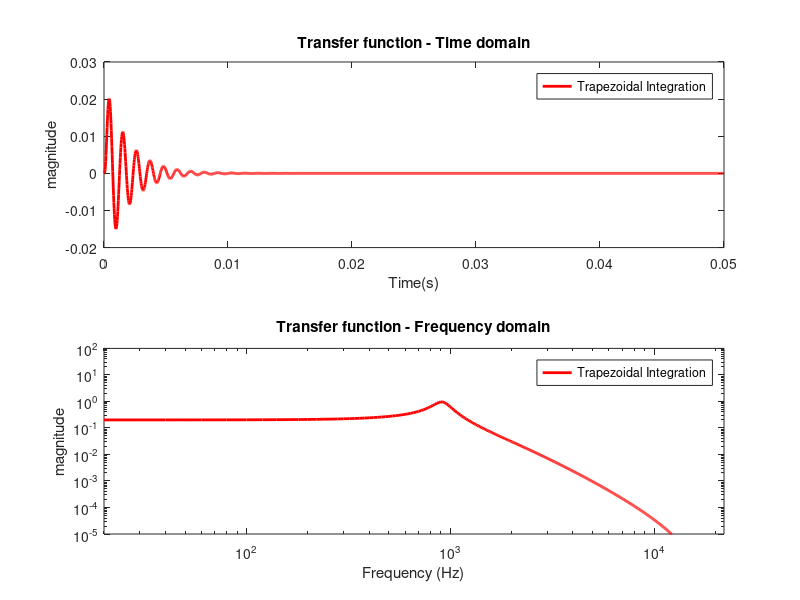

MATLAB code to generate this figure:
%%%%%%%%%%%%%%%%%%%%%%%%%%%%%%%%%%%%%%%%%%%%%%%%%%%%%%%%%%%%%%%%%%%%%%%%%%%
%%%         PBMMI:MoogVCF_nonlinear_Trapezoidal_Integration
%%%         Author:Nuolin Lai
%%%         Create Date:19/02/2021
%%%         Last modify date:20/02/2021
%%%%%%%%%%%%%%%%%%%%%%%%%%%%%%%%%%%%%%%%%%%%%%%%%%%%%%%%%%%%%%%%%%%%%%%%%%%

clear all
close all

%% parameters

SR = 44100;     % sample rate (Hz)
Tf = 0.05;       % duration (s)
f0 = 1000;       % resonant filter frequency (Hz)
r = 0.7;        % feedback coeff(choose 0\leq r \leq 1)

%% derived parameter

om0 = 2*pi*f0;         % resonant filter angular frequency(Hz)
Nf  = floor(SR*Tf);    % sample number 
k   = 1/SR;            % time step
a   = sqrt(2)*r^(1/4); % magnitude coefficient

%% Initialise

I = eye(4);                                       % identity Matrix
A = om0*[-1,0,0,-4*r;1,-1,0,0;0,1,-1,0;0,0,1,-1]; % A matrix
b = om0*[1,0,0,0]';                               % b matrix
c = [0,0,0,1]';                                   % c matrix

xt = zeros(4,1);                                  % TI state
xtn1 = zeros(4,1);                                % TI next state 
xe = zeros(4,1);                                  % exact state

yt = zeros(Nf,1);                                 % output y from TI

u  = zeros(Nf+1,1)';                              % hold output input sequence
u(2) = 1;                                         % initialise impulse response

tvec = [0:Nf-1]'*k;                               % time vector for plots
fvec = [0:Nf-1]'*SR/Nf;                           % frequency vector for plots

%initialse f
f = [om0*(-tanh(xt(1))+tanh(u(1)-4*r*xt(4)));
    om0*(-tanh(xt(2))+tanh(xt(1)));
    om0*(-tanh(xt(3))+tanh(xt(2)));
    om0*(-tanh(xt(4))+tanh(xt(3)))];


%% main loop to implement Trapezoid method

tic
for n = 1:Nf
    % calculate xtn1 using Newton-Raphason Method
    
    maxIter = 10;   % max number of guesses
    iter = 0;       % iteration counter
    
    % initialise xtn1
    xtn1 = zeros(4,1);
    
    while iter < maxIter
        % calculate fn1
        fn1 = [om0*(-tanh(xtn1(1))+tanh(u(n+1)-4*r*xtn1(4)));
            om0*(-tanh(xtn1(2))+tanh(xtn1(1)));
            om0*(-tanh(xtn1(3))+tanh(xtn1(2)));
            om0*(-tanh(xtn1(4))+tanh(xtn1(3)))];
        % calculate G
        G = xtn1 -xt - k/2*(f+fn1);
        
         % calculate J
        J(1,:) =  [1+k*om0/(2*(cosh(xtn1(1)))^2),0,0,2*k*om0*r/(cosh(u(n)-4*r*xtn1(4)))^2];
        J(2,:) =  [-k*om0/(2*(cosh(xtn1(1)))^2),1+k*om0/(2*(cosh(xtn1(2)))^2),0,0];
        J(3,:) =  [0,-k*om0/(2*(cosh(xtn1(2)))^2),1+k*om0/(2*(cosh(xtn1(3)))^2),0];
        J(4,:) =  [0,0,-k*om0/(2*(cosh(xtn1(3)))^2),1+k*om0/(2*(cosh(xtn1(4)))^2)];
       
        %update xtn1
        xtn1 = xtn1 - J\G;
        iter = iter + 1;
       
    end
    
    yt(n) = c'*xt;                 % write sample to output vector yt 
    
    
    xt = xtn1;                     % shift sample
    f = fn1;
end
simTime = toc;                     % Record simulating time

sound(yt,SR);

%% compute transfer function

Ht = fft(yt);                      % compute transfer function(TI)

%% plot Transfer function in Time domain and Frequency domain
subplot(2,1,1);
plot(tvec,yt,'r','LineWidth',2);
xlabel('Time(s)');
ylabel('magnitude');
title('Transfer function - Time domain');
legend('Trapezoidal Integration')

subplot(2,1,2);
loglog(fvec,abs(Ht),'r','LineWidth',2);
xlabel('Frequency (Hz)');
ylabel('magnitude');
title('Transfer function - Frequency domain');
xlim([20 SR/2]);
ylim([10e-6 10e1]);
legend('Trapezoidal Integration')










